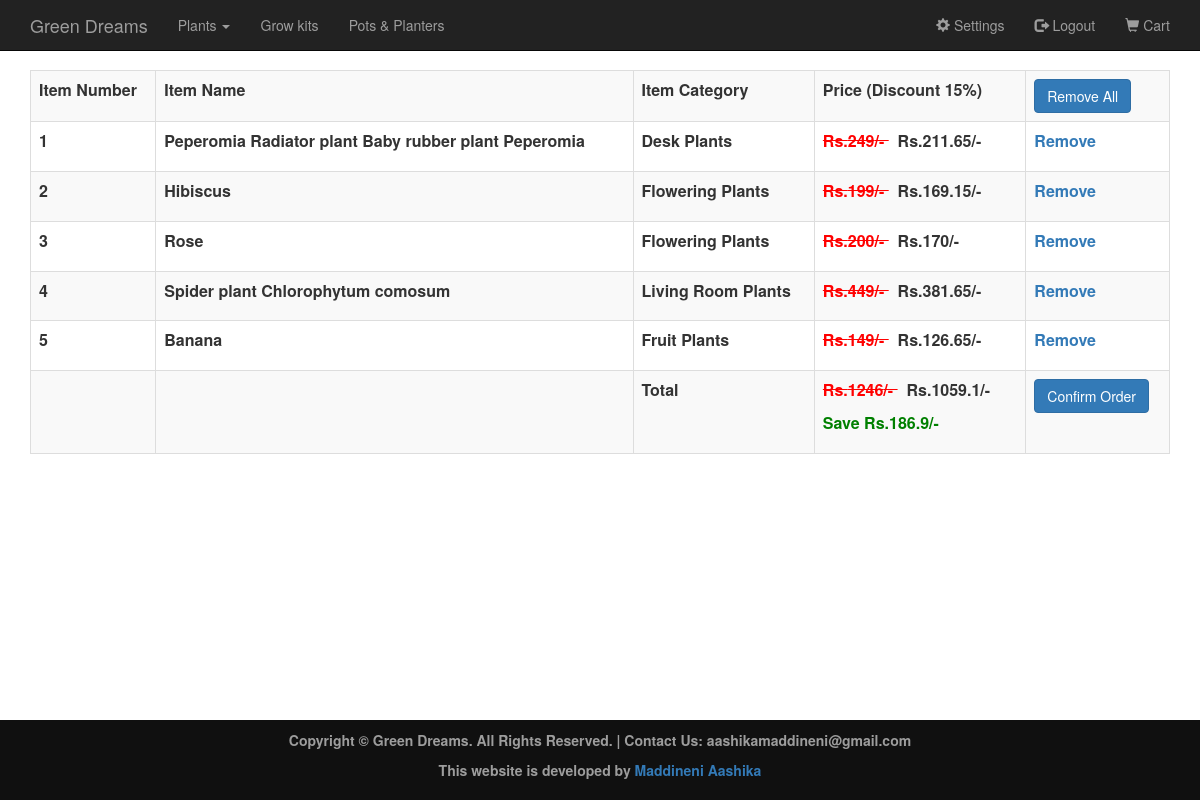
/cart.php (signed in), run on the app's committed database.
### tables this page shows
CREATE TABLE `items` (
  `id` int(11) NOT NULL,
  `name` varchar(255) NOT NULL,
  `price` int(11) NOT NULL,
  `image` varchar(256) NOT NULL,
  `Category` varchar(100) NOT NULL
);

### cart.php (the view, shortened to what this page needs)
<?php
    require 'connection.php';
    $user_id=$_SESSION['id'];
    $user_products_query="select it.id,it.name,it.Category,it.price from users_items ut inner join items it on it.id=ut.item_id where ut.user_id='$user_id'";
    $user_products_result=mysqli_query($con,$user_products_query) or die(mysqli_error($con));
    $no_of_user_products= mysqli_num_rows($user_products_result);
    $sum=0; $actualsum=0;
    if($no_of_user_products!=0){
        while($row=mysqli_fetch_array($user_products_result)){
            $sum=$sum+$row['price']-((15*$row['price'])/100);
            $actualsum=$actualsum+$row['price'];
       }
    }
?>
        <div>
            <?php
               require 'header.php';
            ?>
            <br>
            <div class="container" style="margin-top:50px;">
                <table class="table table-bordered table-striped">
                    <tbody>
                        <tr>
                            <th>Item Number</th><th>Item Name</th><th>Item Category</th><th>Price (Discount 15%) &nbsp &nbsp </th>
                            <th><a href="cart_remove_all.php?id=<?php echo $user_id?>" class="btn btn-primary" id="removeall">Remove All</a></th>
                        </tr>
                       <?php
                        $user_products_result=mysqli_query($con,$user_products_query) or die(mysqli_error($con));
                        $counter=1;
                       while($row=mysqli_fetch_array($user_products_result)){
                         ?>
                        <tr>
                            <th><?php echo $counter ?></th>
                            <th><?php echo $row['name']?></th>
                            <th><?php echo $row['Category']?></th>
                            <th><p><del style="color:red;">Rs.<?php echo $row['price'];?>/- </del> &nbsp; Rs.<?php echo $row['price']-((15*$row['price'])/100);?>/-</th>
                            <th><a href='cart_remove.php?id=<?php echo $row['id'] ?>'>Remove</a></th>
                        </tr>
                       <?php $counter=$counter+1;}?>
                        <tr>
                            <th></th>
                            <th></th>
                            <th>Total</th>
                            <th>
                            <?php if($actualsum==0){ ?>
                            <p>Rs.<?php echo $actualsum;?>/-</p>
                            <?php
                            }else{ ?>
                            <p><del style="color:red;">Rs.<?php echo $actualsum;?>/- </del> &nbsp; Rs.<?php echo $sum;?>/-</p>
                            <p style="color:green;">Save Rs.<?php echo $actualsum-$sum;?>/- </p>
                            <?php
                            }
                            ?>
                            </th>
                            <th><a href="success.php?id=<?php echo $user_id?>" class="btn btn-primary" id="submit">Confirm Order</a> <span id=error> </span></th>
                            </tr>
                    </tbody>
                </table>
            </div>
            <br><br><br><br><br><br><br><br><br><br>
            <?php
            require 'footer.php';
           ?>
        </div>
    </body>
</html>

### css/style.css (style rules this page uses)
html { min-height:100%; position:relative; }

### data on the page
items: name "Peperomia Radiator plant Baby rubber plant Peperomia", Category "Desk Plants", price "249", $row['price']-((15*$row['price'])/100) "211.65"
items: name "Hibiscus", Category "Flowering Plants", price "199", $row['price']-((15*$row['price'])/100) "169.15"
items: name "Rose", Category "Flowering Plants", price "200", $row['price']-((15*$row['price'])/100) "170"
items: name "Spider plant Chlorophytum comosum", Category "Living Room Plants", price "449", $row['price']-((15*$row['price'])/100) "381.65"
items: name "Banana", Category "Fruit Plants", price "149", $row['price']-((15*$row['price'])/100) "126.65"

### other printed values
$actualsum "1246"
$sum "1059.1"
$actualsum-$sum "186.9"
